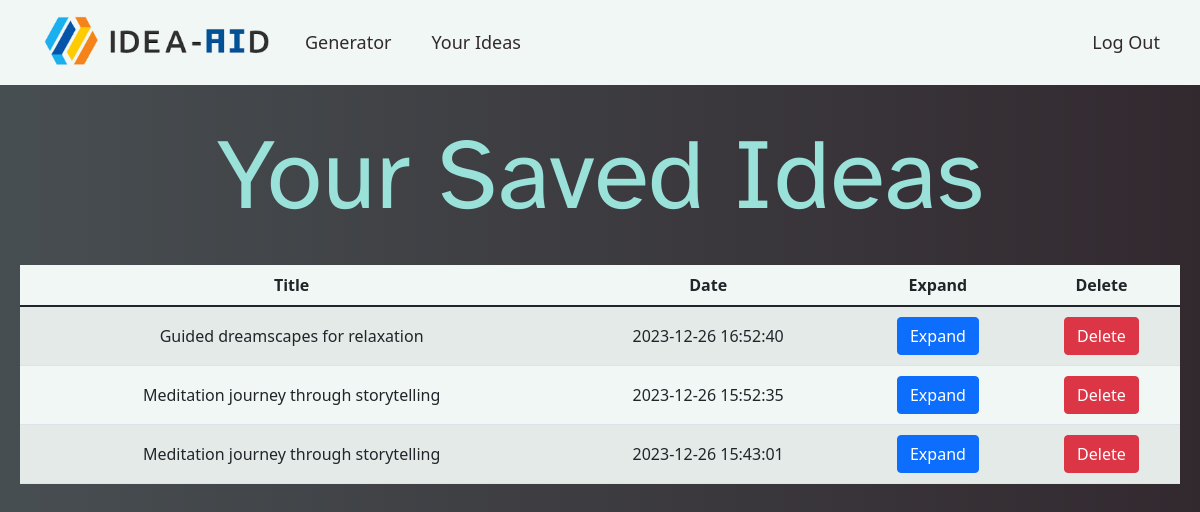
/saved (signed in), run on the app's committed database.
### tables this page shows
CREATE TABLE ideas (ideaID INTEGER PRIMARY KEY AUTOINCREMENT NOT NULL,  userID INTEGER NOT NULL, title TEXT NOT NULL, date_edited DATE NOT NULL);

### app.py (the view)
@app.route("/saved", methods=["POST", "GET"])
@login_required
def saved():
    if request.method == "POST":
        ideaID = request.form.get("ideaID")
        delete_idea_with_id(ideaID)
    return render_template("saved.html", ideas=get_saved_ideas())

### app.py (called while the page is built)
def get_saved_ideas():
    uid = session["user_id"]
    return db.execute("SELECT * FROM ideas WHERE userID = ? ORDER BY date_edited DESC", uid)

### helpers.py (called while the page is built)
def login_required(f): # f is a function, the actual one that will be done like /index or /sell, underneath
    @wraps(f) #this is a function that takes the original function and makes it keep all its metadata
    def decorated_function(*args, **kwargs): #this either makes the original function go to login or what it should be
        if session.get("user_id") is None:
            return redirect("/login")
        return f(*args, **kwargs)
    return decorated_function

### templates/saved.html (shortened to what this page needs)
{% extends "layout.html" %}
{% block header %}
    <h1>Your Saved Ideas</h1>
{% endblock %}
{% block main %}
    <div>
        <div class="saved-ideas">
            <table class="table table-striped">
                <thead>
                    <tr>
                        <th scope="col">Title</th>
                        <th scope="col">Date</th>
                        <th scope="col">Expand</th>
                        <th scope="col">Delete</th>
                    </tr>
                </thead>
                <tbody>
                    {% for idea in ideas %}
                        <tr>
                            <td>{{ idea.title }}</td>
                            <td>{{ idea.date_edited }}</td>
                            <td>
                                <form action="/expand" method="post">
                                    <button class="btn btn-primary" name="idea" value="{{ idea.title }}" type="submit">
                                        Expand
                                    </button>
                                </form>
                            </td>
                            <td>
                                <form action="/saved" method="post">
                                    <button class="btn btn-danger" name="ideaID" value="{{ idea.ideaID }}" type="submit">
                                        Delete
                                    </button>
                                </form>
                            </td>
                        </tr>
                    {% endfor %}
                </tbody>
            </table>
        </div>
    </div>
{% endblock %}

### static/styles.css (style rules this page uses)
:root { --c1: #F0F7F4; --c2: #D6E8E6; --c3: #99E1D9; --c4: #70ABAF; --c5: #474E51; --c6: #32292F; }
body { background-image: linear-gradient(to right, var(--c5), var(--c6)); color: var(--c2); overflow-x: hidden; }
body { -ms-overflow-style: none; scrollbar-width: none; }
h1 { font-size: 80px; font-family: Atkinson Hyperlegible; color: var(--c3); }
.saved-ideas table { background-color: var(--c1); }
.saved-ideas td { padding-top: 10px; padding-bottom: 10px; vertical-align: middle; }
@media only screen and (min-width: 768px) { h1 { font-size: 100px; } }

### data on the page
ideas: title "Guided dreamscapes for relaxation", date_edited "2023-12-26 16:52:40", {{ idea.ideaID }} 3 (drawn)
ideas: title "Meditation journey through storytelling", date_edited "2023-12-26 15:52:35", {{ idea.ideaID }} 2 (drawn)
ideas: title "Meditation journey through storytelling", date_edited "2023-12-26 15:43:01", {{ idea.ideaID }} 1 (drawn)
